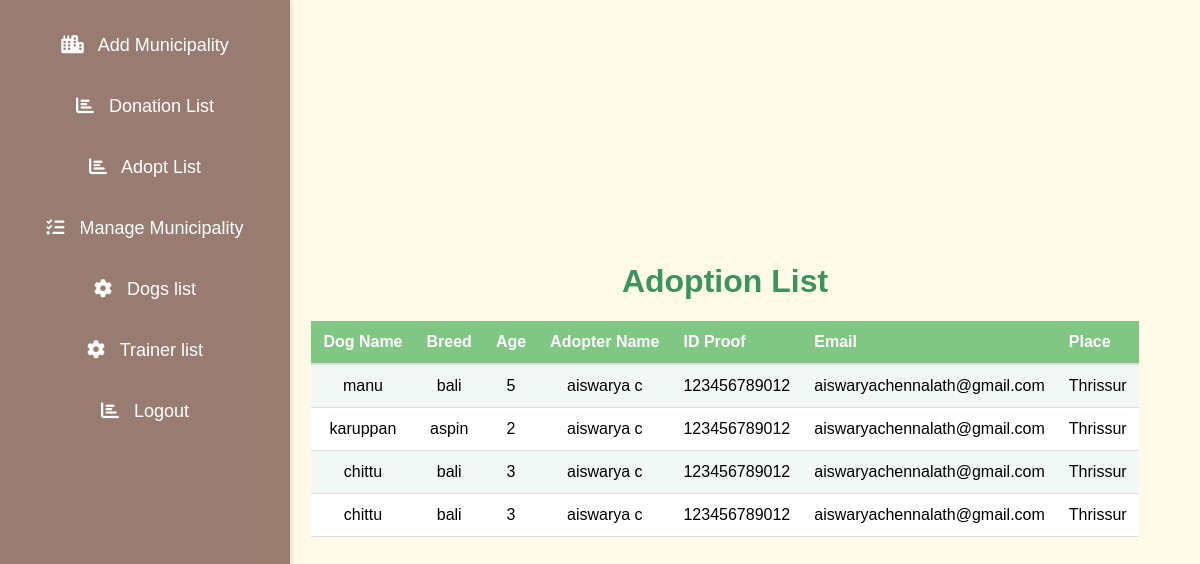
/adopt_list/, run on the app's committed database.
### shop/models.py (models this page shows, shortened)
class Adopt(models.Model):
    dogname = models.CharField(max_length=100)
    breed = models.CharField(max_length=100)
    age = models.IntegerField()
    muncipality_name = models.ForeignKey(Muncipality, on_delete=models.CASCADE, related_name="adopt")
    idproof=models.IntegerField()
    name=models.CharField(max_length=199)
    email=models.CharField(max_length=200)
    place=models.CharField(max_length=300,blank=True, null=True)

### shop/views.py (the view)
# urls.py: path('adopt_list/',views.adopt_list, name='adopt_list'),
def adopt_list(request):
    adoptions = Adopt.objects.all()
    return render(request, 'adopt_list.html', {'adoptions': adoptions})

### shop/templates/adopt_list.html
{% extends "adminhome.html" %}
{% block content %}
<h1 style="text-align: center; color: #3b945e; font-family: 'Comic Sans MS', sans-serif; margin-top: 20px;">Adoption List</h1>
<div style="overflow-x: auto; margin: 20px;">
    <table style="width: 100%; border-collapse: collapse; font-family: 'Comic Sans MS', sans-serif;">
        <thead>
            <tr style="background-color: #81c784; color: white;">
                <th style="padding: 12px; text-align: left; border-bottom: 2px solid #ddd;">Dog Name</th>
                <th style="padding: 12px; text-align: left; border-bottom: 2px solid #ddd;">Breed</th>
                <th style="padding: 12px; text-align: left; border-bottom: 2px solid #ddd;">Age</th>
                <th style="padding: 12px; text-align: left; border-bottom: 2px solid #ddd;">Adopter Name</th>
                <th style="padding: 12px; text-align: left; border-bottom: 2px solid #ddd;">ID Proof</th>
                <th style="padding: 12px; text-align: left; border-bottom: 2px solid #ddd;">Email</th>
                <th style="padding: 12px; text-align: left; border-bottom: 2px solid #ddd;">Place</th>
            </tr>
        </thead>
        <tbody>
            {% for adoption in adoptions %}
            <tr style="background-color: {% cycle '#f1f8f5' '#ffffff' %};">
                <td style="padding: 12px; border-bottom: 1px solid #ddd;">{{ adoption.dogname }}</td>
                <td style="padding: 12px; border-bottom: 1px solid #ddd;">{{ adoption.breed }}</td>
                <td style="padding: 12px; border-bottom: 1px solid #ddd;">{{ adoption.age }}</td>
                <td style="padding: 12px; border-bottom: 1px solid #ddd;">{{ adoption.name }}</td>
                <td style="padding: 12px; border-bottom: 1px solid #ddd;">{{ adoption.idproof }}</td>
                <td style="padding: 12px; border-bottom: 1px solid #ddd;">{{ adoption.email }}</td>
                <td style="padding: 12px; border-bottom: 1px solid #ddd;">{{ adoption.place }}</td>
            </tr>
            {% endfor %}
        </tbody>
    </table>
</div>
{% endblock %}

### data on the page
Adopt: dogname "manu", breed "bali", age "5", name "aiswarya c", idproof "123456789012", email "aiswaryachennalath@gmail.com", place "Thrissur"
Adopt: dogname "karuppan", breed "aspin", age "2", name "aiswarya c", idproof "123456789012", email "aiswaryachennalath@gmail.com", place "Thrissur"
Adopt: dogname "chittu", breed "bali", age "3", name "aiswarya c", idproof "123456789012", email "aiswaryachennalath@gmail.com", place "Thrissur"
Adopt: dogname "chittu", breed "bali", age "3", name "aiswarya c", idproof "123456789012", email "aiswaryachennalath@gmail.com", place "Thrissur"
